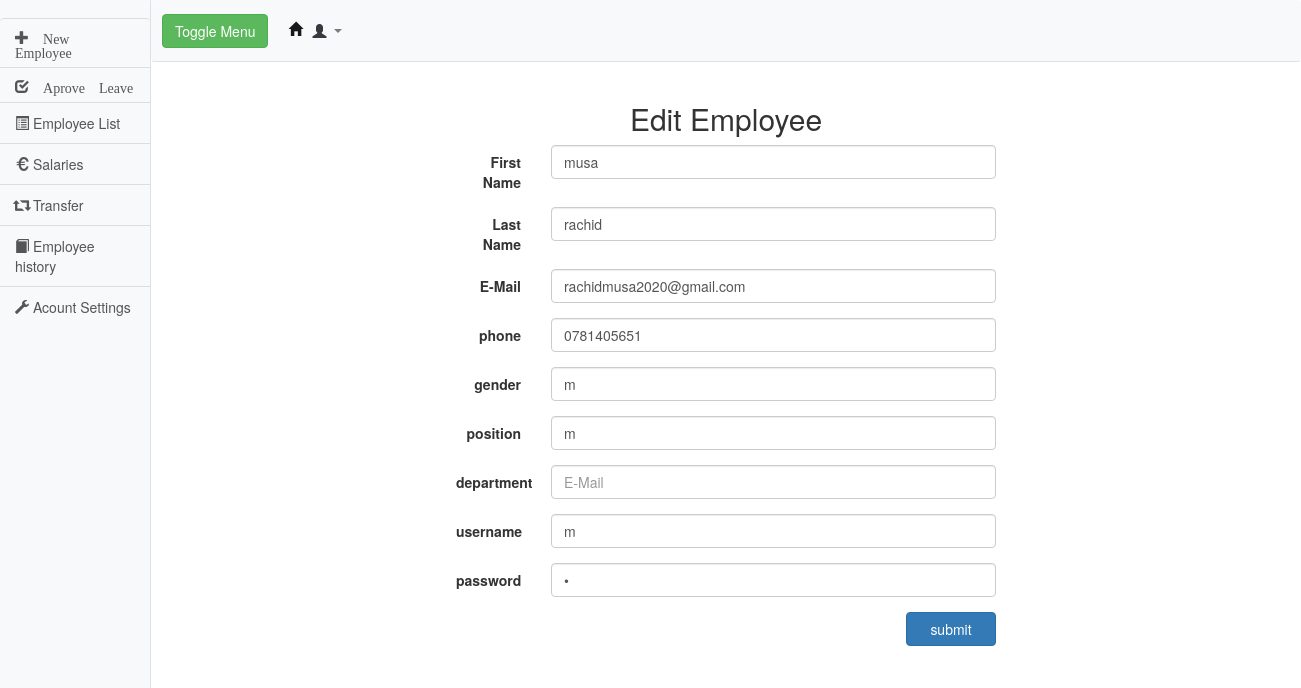
Page /employee_update.php?id=1 on the committed database.
### tables this page shows
CREATE TABLE `employee` (
  `id` int(11) NOT NULL auto_increment,
  `email` varchar(255) NOT NULL,
  `fname` varchar(255) NOT NULL,
  `lname` varchar(255) NOT NULL,
  `phone` varchar(255) NOT NULL,
  `gender` varchar(255) NOT NULL,
  `position` varchar(255) NOT NULL,
  `username` varchar(255) NOT NULL,
  `password` varchar(255) NOT NULL,
  `usertype` varchar(255) NOT NULL default 'employee',
  PRIMARY KEY  (`id`)
);

### employee_update.php (the view, shortened to what this page needs)
<?php
require_once('connect.php');
$id = $_GET['id'];
$SelSql = "SELECT * FROM `employee` WHERE id=$id";
$res = mysqli_query($connection, $SelSql);
$r = mysqli_fetch_assoc($res);
?>
<html>
<head>
<link href="vendor/bootstrap/css/bootstrap.min.css" rel="stylesheet">
<link href="css/simple-sidebar.css" rel="stylesheet">
<link rel="stylesheet" href="https://stackpath.bootstrapcdn.com/bootstrap/4.3.1/css/bootstrap.min.css">
<link rel="stylesheet" href="https://maxcdn.bootstrapcdn.com/bootstrap/3.3.7/css/bootstrap.css">
</head>
<body>
<div class="d-flex" id="wrapper">
    <div class="bg-light border-right" id="sidebar-wrapper">
      <div class="sidebar-heading "><?php echo $_SESSION['first']; ?> </div>
      <div class="list-group list-group-flush">
        <a href="addemployee.php" class="list-group-item list-group-item-action bg-light"><span class="glyphicon  glyphicon-plus"> New Employee</span></a>
        <a href="aprovevac.php" class="list-group-item list-group-item-action bg-light"> <span class="glyphicon glyphicon-check"> Aprove Leave</span></a>
        <a href="employee_report.php" class="list-group-item list-group-item-action bg-light"><span class="glyphicon glyphicon-list-alt"></span>  Employee List</a>
        <a href="salary.php" class="list-group-item list-group-item-action bg-light"><span class="glyphicon glyphicon-eur"></span> Salaries</a>
        <a href="employee_transfer.php" class="list-group-item list-group-item-action bg-light"> <span class="glyphicon glyphicon-retweet"></span> Transfer</a>
        <a href="working_history.php" class="list-group-item list-group-item-action bg-light"> <span class=" glyphicon glyphicon-book"></span> Employee history</a>
        <a href="hr-transfer.php" class="list-group-item list-group-item-action bg-light"> <span class="glyphicon glyphicon-wrench"></span> Acount Settings</a>
      </div>
    </div>
    <div id="page-content-wrapper">
      <nav class="navbar navbar-expand-lg navbar-light bg-light border-bottom">
        <button class="btn btn-success" id="menu-toggle">Toggle Menu</button>
        <div class="collapse navbar-collapse" id="navbarSupportedContent">
          <ul class="navbar-nav ml-auto mt-2 mt-lg-0">
            <li class="nav-item active">
              <a  class="nav-link" href="human-resource.php">
          <span class="glyphicon glyphicon-home"></span>
        </a>
            </li>
            <li class="nav-item dropdown">
              <a  class="nav-link dropdown-toggle"  id="navbarDropdown" role="button" data-toggle="dropdown" aria-haspopup="true" aria-expanded="false">
              <span class="glyphicon text-dark glyphicon-user"></span>
              </a>
            </li>
          </ul>
        </div>
      </nav>
<div class="container">
	<div class="row">
		<form method="post" class="form-horizontal col-md-6 col-md-offset-3">
		<center><h2>Edit Employee</h2></center>
			<div class="form-group">
			    <label for="input1" class="col-sm-2 control-label">First Name</label>
			    <div class="col-sm-10">
			      <input type="text" name="fname"  class="form-control"     value="<?php echo $r['fname']; ?>" id="input1" placeholder="First Name" required  />
			    </div>
			</div>
			<div class="form-group">
			    <label for="input1" class="col-sm-2 control-label">Last Name</label>
			    <div class="col-sm-10">
			      <input type="text" name="lname"  class="form-control"  value="<?php echo $r['lname']; ?>" id="input1" placeholder="Last Name" required  />
			    </div>
			</div>
			<div class="form-group">
			    <label for="input1" class="col-sm-2 control-label">E-Mail</label>
			    <div class="col-sm-10">
			      <input type="email" name="email"   value="<?php echo $r['email']; ?>" class="form-control" id="input1" placeholder="E-Mail" required  />
			    </div>
			</div>
			<div class="form-group">
			    <label for="input1" class="col-sm-2 control-label">phone</label>
			    <div class="col-sm-10">
			      <input type="text" name="phone"  value="<?php echo $r['phone']; ?>"  class="form-control" id="input1" placeholder="E-Mail" required  />
			    </div>
			</div>
			<div class="form-group">
			    <label for="input1" class="col-sm-2 control-label">gender</label>
			    <div class="col-sm-10">
			      <input type="text" name="gender"   value="<?php echo $r['gender']; ?>" class="form-control" id="input1" placeholder="E-Mail" required  />
			    </div>
			</div>
            <div class="form-group">
			    <label for="input1" class="col-sm-2 control-label">position</label>
			    <div class="col-sm-10">
			      <input type="text" name="position" value="<?php echo $r['position']; ?>"   class="form-control" id="input1" placeholder="E-Mail" required  />
			    </div>
			</div>
			<div class="form-group">
			    <label for="input1" class="col-sm-2 control-label">department</label>
			    <div class="col-sm-10">
			      <input type="text" name="department"  value="<?php echo $r['department']; ?>"  class="form-control" id="input1" placeholder="E-Mail" required  />
			    </div>
			</div>
            <div class="form-group">
			    <label for="input1" class="col-sm-2 control-label">username</label>
			    <div class="col-sm-10">
			      <input type="text" name="username" value="<?php echo $r['username']; ?>"  class="form-control" id="input1" placeholder="E-Mail"  required />
			    </div>
			</div>
			<div class="form-group">
			    <label for="input1" class="col-sm-2 control-label">password</label>
			    <div class="col-sm-10">
			      <input type="password" name="password" value="<?php echo $r['password']; ?>"  class="form-control" id="input1" placeholder="E-Mail"  required />
			    </div>
			</div>
			<input type="submit" name="update" class="btn btn-primary col-md-2 col-md-offset-10" value="submit" />
		</form>
	</div>
</div>
</div>
</div>
</body>
</html>

### css/simple-sidebar.css (style rules this page uses)
body { overflow-x: hidden; }
#sidebar-wrapper { min-height: 100vh; margin-left: -15rem; -webkit-transition: margin .25s ease-out; -moz-transition: margin .25s ease-out; -o-transition: margin .25s ease-out; transition: margin .25s ease-out; }
#sidebar-wrapper .sidebar-heading { padding: 0.875rem 1.25rem; font-size: 1.2rem; }
#sidebar-wrapper .list-group { width: 15rem; }
#page-content-wrapper { min-width: 100vw; }
@media (min-width: 768px) { #sidebar-wrapper { margin-left: 0; } }
@media (min-width: 768px) { #page-content-wrapper { min-width: 0; width: 100%; } }

### rows in the picture
employee: fname "musa", lname "rachid", email "rachidmusa2020@gmail.com", phone "0781405651", gender "m", position "m", username "m"
